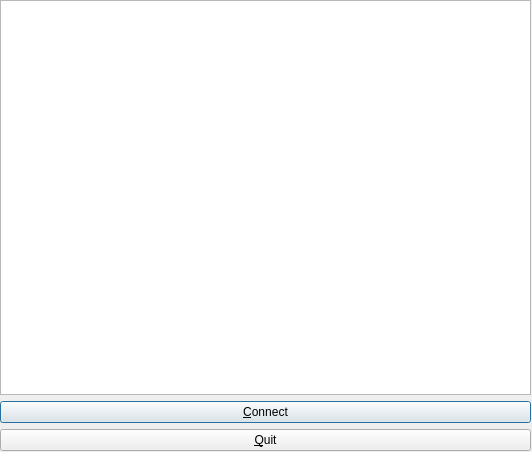
<?xml version="1.0" encoding="UTF-8"?>
<ui version="4.0">
 <class>projector_dlg</class>
 <widget class="QDialog" name="projector_dlg">
  <property name="geometry">
   <rect>
    <x>0</x>
    <y>0</y>
    <width>532</width>
    <height>452</height>
   </rect>
  </property>
  <property name="windowTitle">
   <string>Dialog</string>
  </property>
  <widget class="QWidget" name="layoutWidget">
   <property name="geometry">
    <rect>
     <x>0</x>
     <y>0</y>
     <width>531</width>
     <height>451</height>
    </rect>
   </property>
   <layout class="QVBoxLayout" name="verticalLayout">
    <item>
     <widget class="QTextEdit" name="log_tedt">
      <property name="readOnly">
       <bool>true</bool>
      </property>
     </widget>
    </item>
    <item>
     <widget class="QPushButton" name="connect_btn">
      <property name="text">
       <string>&amp;Connect</string>
      </property>
     </widget>
    </item>
    <item>
     <widget class="QPushButton" name="quit_btn">
      <property name="text">
       <string>&amp;Quit</string>
      </property>
     </widget>
    </item>
   </layout>
  </widget>
 </widget>
 <resources/>
 <connections/>
</ui>
